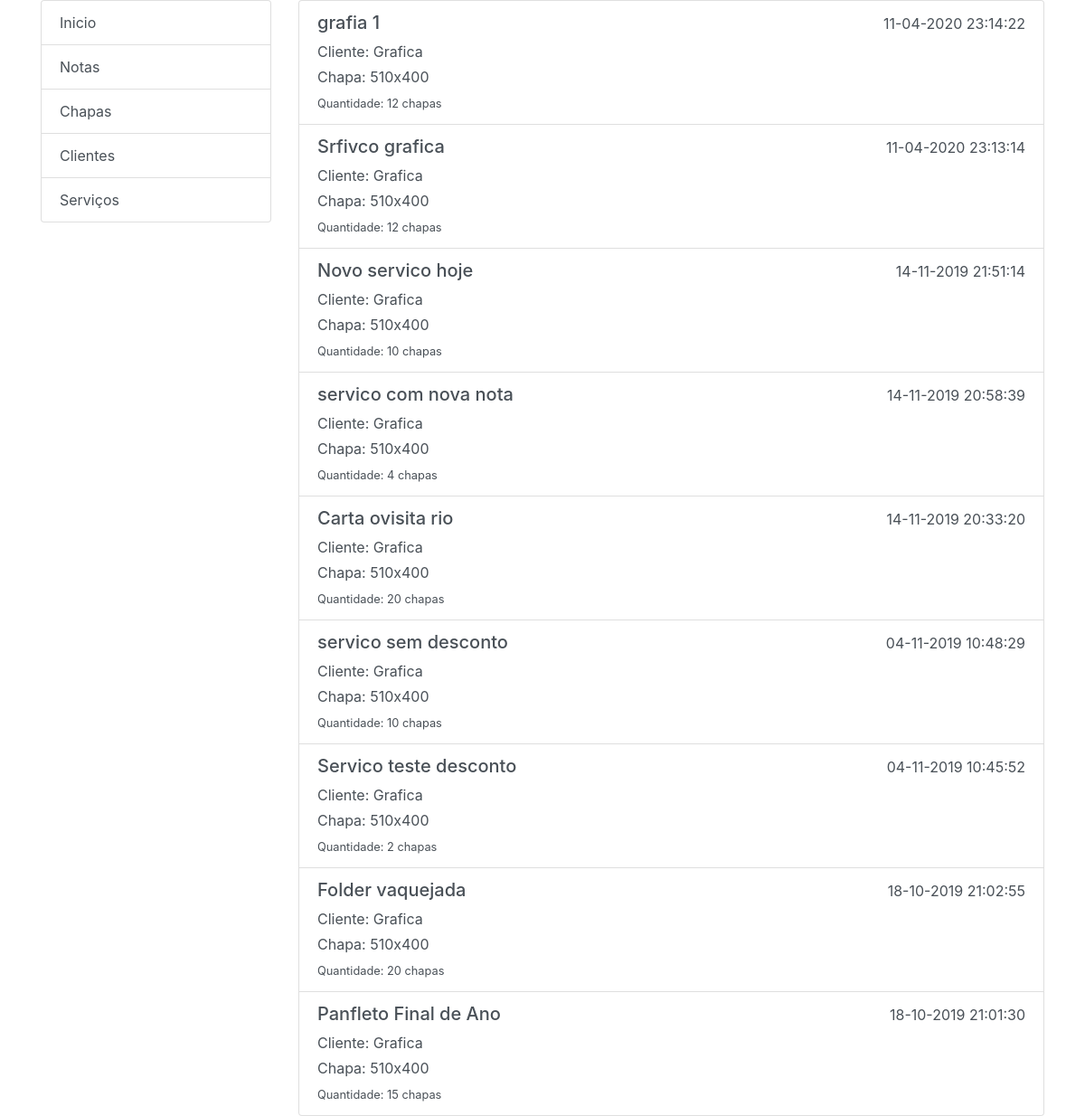
The page /lista_servicos_cliente/2 on the database its author committed.
### core/models.py (models this page shows, shortened)
class Servico(models.Model):
    nome = models.CharField('Nome Serviço', max_length=200)
    cliente = models.ForeignKey(Cliente, verbose_name='Cliente', related_name='clientes',on_delete=models.PROTECT)
    chapa = models.ForeignKey(Chapa, verbose_name='Chapa', related_name='servico', on_delete=models.PROTECT)
    quantidade = models.IntegerField('Quantidade',null=False)
    created_at = models.DateTimeField('Criado em', auto_now_add=True, null=True)
    uploaded_at = models.DateTimeField('Atualizado em', auto_now=True, null=True)
    class Meta:
        verbose_name = "Servico"
        verbose_name_plural = "Servicos"
        ordering = ['-created_at']

class Cliente(models.Model):
    nome = models.CharField('* Nome / Empresa',max_length=200)
    email = models.EmailField('* Email',max_length=100,null=True,blank=True)
    telefone = models.CharField('* Fone',max_length=20,null=True,blank=True)
    cnpj = models.CharField('CNPJ',max_length=40,null=True,blank=True)
    cpf = models.CharField('CPF',max_length=40,null=True,blank=True)
    rua = models.CharField('Rua',max_length=40,null=True,blank=True)
    bairro = models.CharField('Bairro',max_length=40,null=True,blank=True)
    numero = models.IntegerField('Numero',null=True,blank=True)
    cidade = models.CharField('Cidade',max_length=40,null=True,blank=True)
    estado = models.CharField('Estado',max_length=40,null=True,blank=True)
    cep = models.CharField('Cep',max_length=40,null=True,blank=True)
    created_at = models.DateTimeField('Criado em', auto_now_add=True,null=True)
    uploaded_at = models.DateTimeField('Atualizado em', auto_now=True,null=True)
    nota = models.ManyToManyField('Nota', through='GrupoClienteNota', null=True)
    def __str__(self):
        return self.nome
    class Meta:
        verbose_name = "Cliente"
        verbose_name_plural = "Clientes"
        ordering = ['-created_at']

class Chapa(models.Model):
    nome = models.CharField('Nome',max_length=100)
    valor = models.FloatField('Valor',null=True,blank=True)
    estoque = models.IntegerField('Quantidade em Estoque',null=True,blank=True)
    marca = models.CharField('Marca',null=True,blank=True,max_length=50)
    obs = models.CharField('Obs', max_length=255,null=True,blank=True)
    created_at = models.DateTimeField('Criado em', auto_now_add=True, null=True)
    uploaded_at = models.DateTimeField('Atualizado em', auto_now=True, null=True)
    def __str__(self):
        return self.nome
    class Meta:
        verbose_name = "Chapa"
        verbose_name_plural = "Chapas"
        ordering = ['nome']

### core/views.py (the view)
# urls.py: path('lista_servicos_cliente/<int:id>', views.lista_servicos_cliente, name='lista_servicos_cliente'),
def lista_servicos_cliente(request,id):
    cliente = Cliente.objects.get(pk=id)
    servicos = Servico.objects.filter(cliente=id)
    context = {}
    context['cliente'] = cliente
    context['servicos'] = servicos
    return render(request,'lista_servicos_cliente.html',context)

### core/templates/lista_servicos_cliente.html
{% extends "layout.html" %}
{% load static %}
{% block content %}
<div class="list-group">
    {% for servico in servicos %}
    <a href="#" class="list-group-item list-group-item-action">
    <div class="d-flex w-100 justify-content-between">
      <h5 class="mb-1">{{ servico.nome }}</h5>
      <h5><small>{{ servico.created_at|date:"d-m-Y H:i:s"   }}</small></h5>
    </div>
    <p class="mb-1">Cliente: {{ servico.cliente }}</p>
    <p class="mb-1">Chapa: {{ servico.chapa }}</p>
    <small>Quantidade: {{ servico.quantidade }} chapas</small>
  </a>
    {% endfor %}
</div>
{% endblock %}

### rows shown on the page
Servico: nome "grafia 1", created_at "11-04-2020 23:14:22", cliente "Grafica", chapa "510x400", quantidade "12"
Servico: nome "Srfivco grafica", created_at "11-04-2020 23:13:14", cliente "Grafica", chapa "510x400", quantidade "12"
Servico: nome "Novo servico hoje", created_at "14-11-2019 21:51:14", cliente "Grafica", chapa "510x400", quantidade "10"
Servico: nome "servico com nova nota", created_at "14-11-2019 20:58:39", cliente "Grafica", chapa "510x400", quantidade "4"
Servico: nome "Carta ovisita rio", created_at "14-11-2019 20:33:20", cliente "Grafica", chapa "510x400", quantidade "20"
Servico: nome "servico sem desconto", created_at "04-11-2019 10:48:29", cliente "Grafica", chapa "510x400", quantidade "10"
Servico: nome "Servico teste desconto", created_at "04-11-2019 10:45:52", cliente "Grafica", chapa "510x400", quantidade "2"
Servico: nome "Folder vaquejada", created_at "18-10-2019 21:02:55", cliente "Grafica", chapa "510x400", quantidade "20"
Servico: nome "Panfleto Final de Ano", created_at "18-10-2019 21:01:30", cliente "Grafica", chapa "510x400", quantidade "15"
